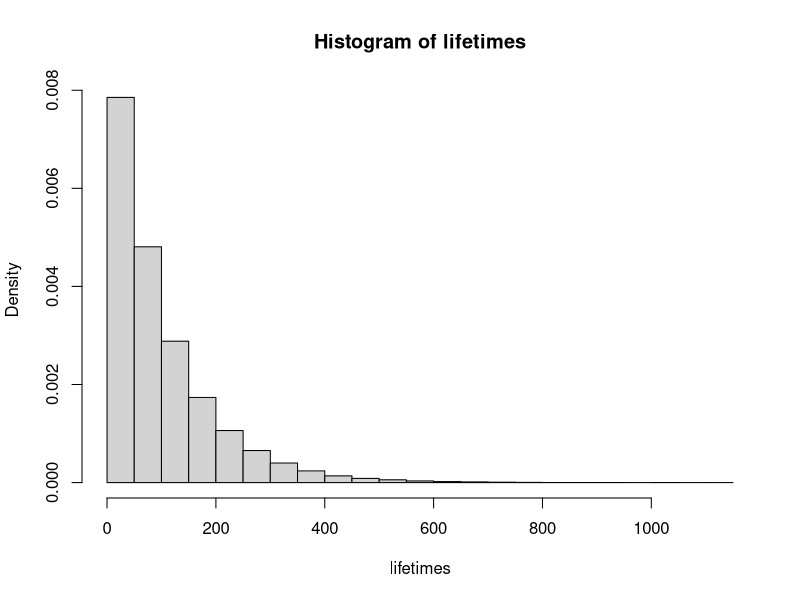
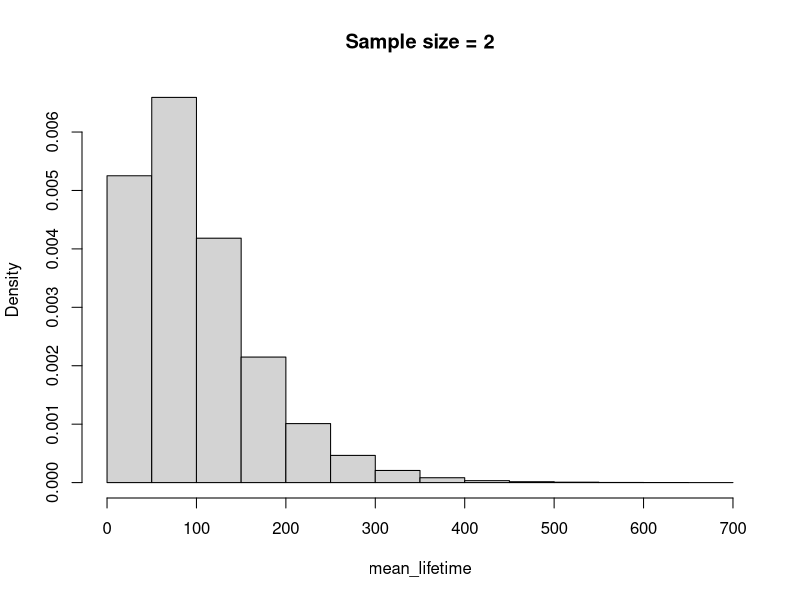
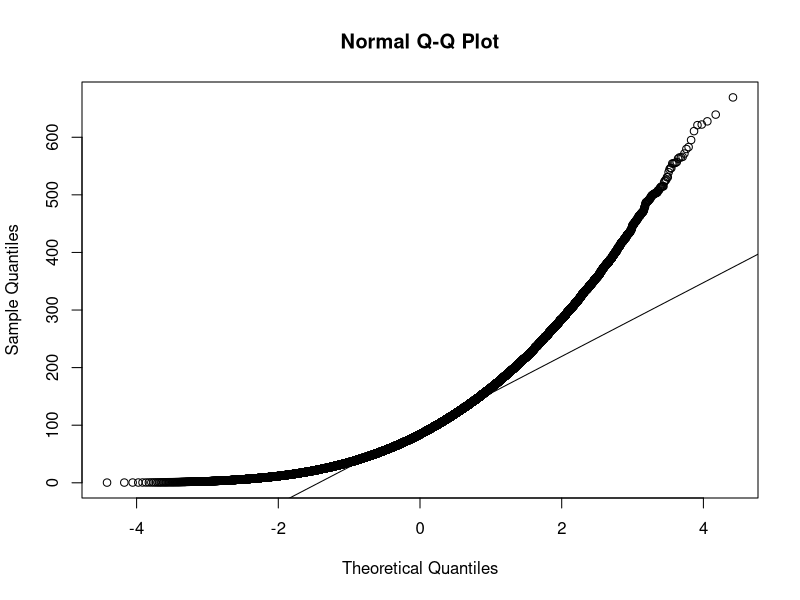
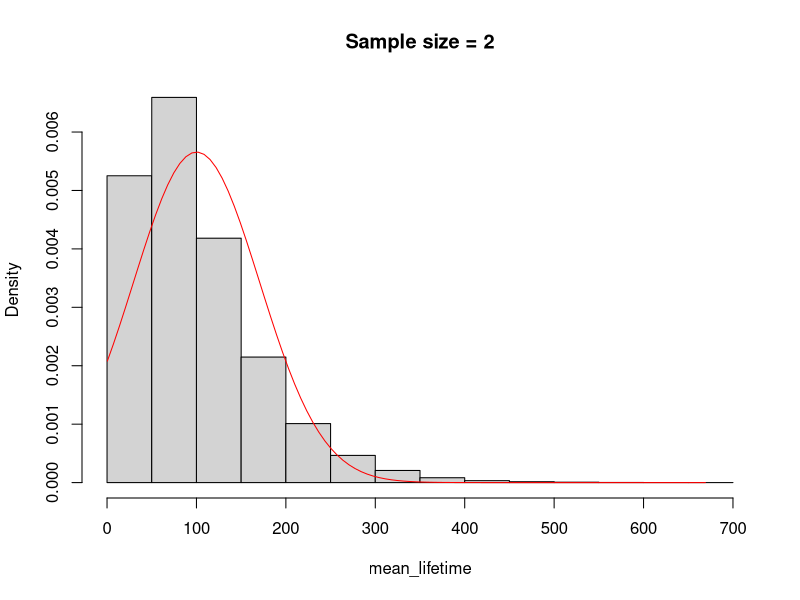
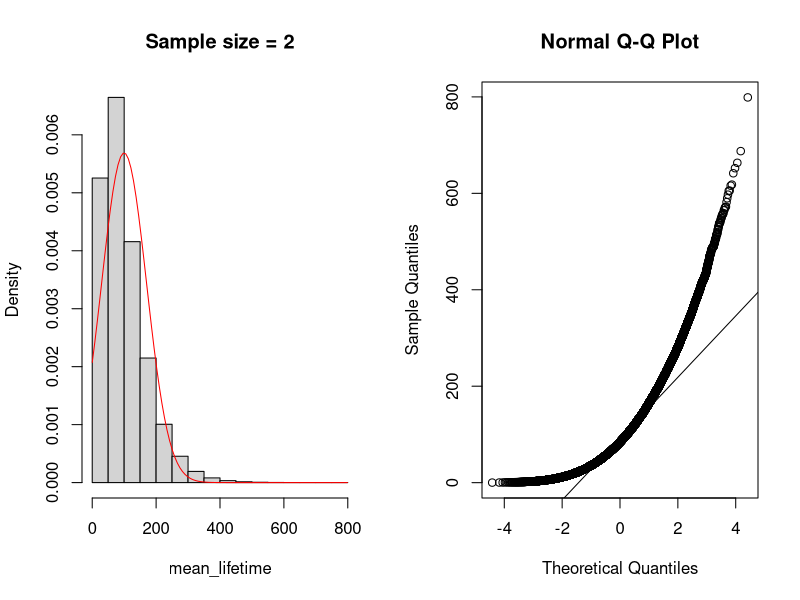
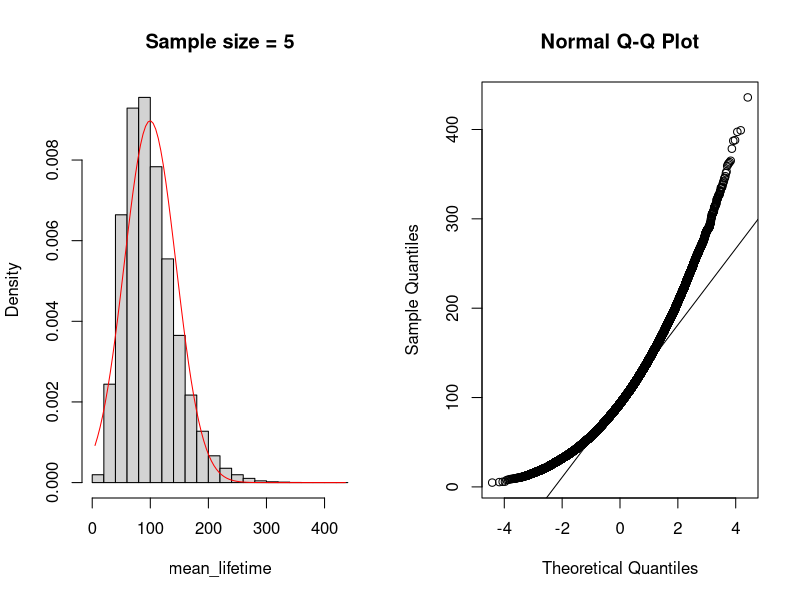
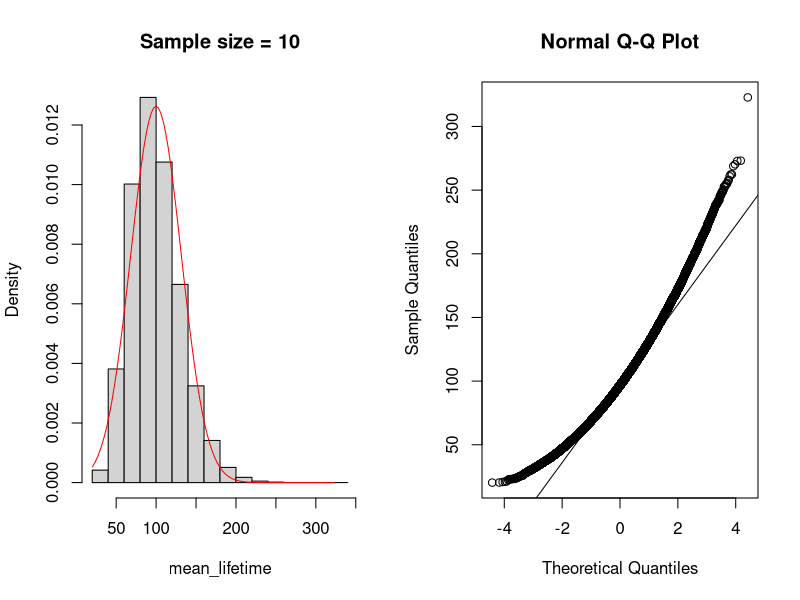
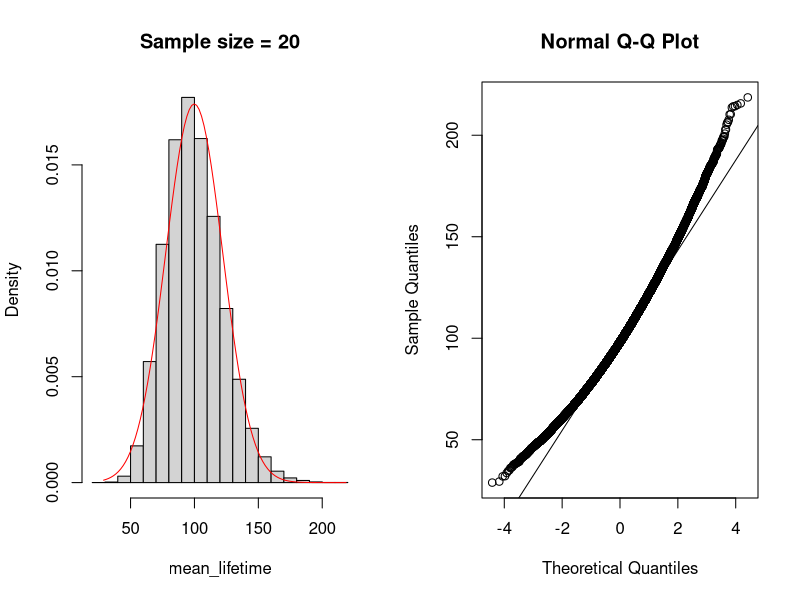

Here is the R script that generated these plots, in order:
## ---- chunk 1
knitr::opts_chunk$set(echo = TRUE)
## ---- chunk 2
lifetimes = rexp(100000, 0.01)
hist(lifetimes, freq = FALSE)
## ---- chunk 3
mean(lifetimes)
## ---- chunk 4
n = 2    # sample size
m = 0.01 # mortality rate in the population
n_iter = 100000
mean_lifetime = rep(NA, n_iter)
for(i in 1:n_iter){
    lifetime = rexp(n, m) # Random lifetimes when mortality rate is constant over time
    mean_lifetime[i] = mean(lifetime)
}
hist(mean_lifetime, freq = FALSE, main = paste("Sample size =", n))
## ---- chunk 5
qqnorm(mean_lifetime)
qqline(mean_lifetime)
## ---- chunk 6
(theoretical_SEM = (1/m)/sqrt(2))
(empirical_SEM = sd(mean_lifetime))
## ---- chunk 7
hist(mean_lifetime, freq = FALSE, main = paste("Sample size =", n))
xx = seq(min(mean_lifetime), max(mean_lifetime), length.out=100)
lines(xx, dnorm(xx, mean(mean_lifetime), sd(mean_lifetime)), col="red")
## ---- chunk 8
SimMeanLifetimes = function(n, m = 0.01, n_iter = 100000){
    mean_lifetime = rep(NA, n_iter)
    for(i in 1:n_iter){
        lifetime = rexp(n, m) # Random lifetimes when mortality rate is constant over time
        mean_lifetime[i] = mean(lifetime)
    }
    par(mfrow=c(1,2))
    hist(mean_lifetime, freq = FALSE, main = paste("Sample size =", n))
    xx = seq(min(mean_lifetime), max(mean_lifetime), length.out=100)
    lines(xx, dnorm(xx, mean(mean_lifetime), sd(mean_lifetime)), col="red")
    qqnorm(mean_lifetime)
    qqline(mean_lifetime)
}
## ---- chunk 9
SimMeanLifetimes(n = 2)
SimMeanLifetimes(n = 5)
SimMeanLifetimes(n = 10)
SimMeanLifetimes(n = 20)
SimMeanLifetimes(n = 50)
SimMeanLifetimes(n = 100)
SimMeanLifetimes(n = 200)
SimMeanLifetimes(n = 1000)
## ---- chunk 10
n = 5
m = 0.01
n_iter = 20000
mean_lifetime = sd_mean_lifetime = rep(NA, n_iter)
for(i in 1:n_iter){
    lifetime = rexp(n, m) # Random lifetimes when mortality rate is constant over time
    mean_lifetime[i] = mean(lifetime)
    sd_mean_lifetime[i] = sd(mean_lifetime, na.rm=TRUE)
}
plot(1:n_iter, sd_mean_lifetime, type="l", xlab="Iteration", ylab="SD of the mean")
(theoretical_SEM = (1/m)/sqrt(n))
abline(h = theoretical_SEM, col="red")
